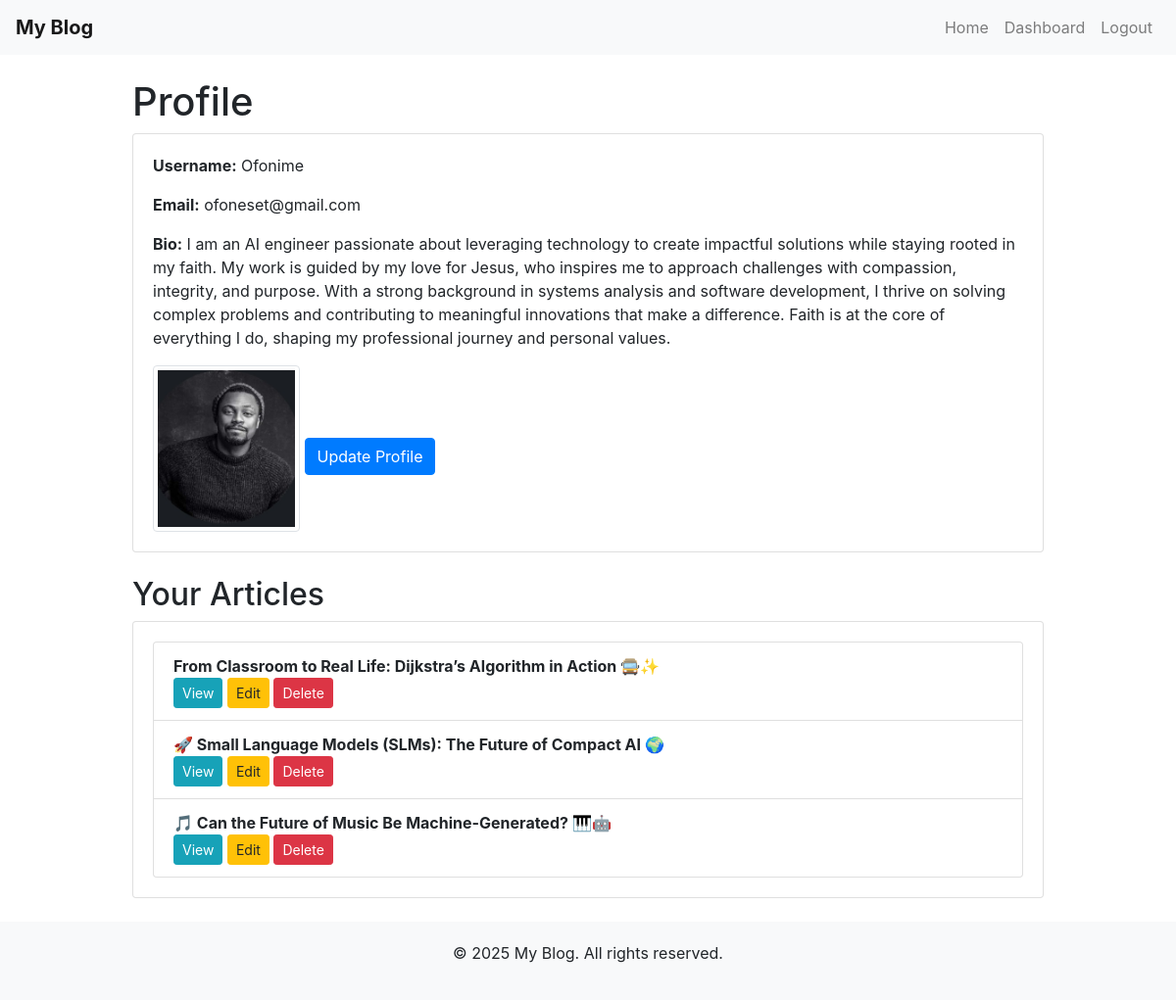
The app's page /profile (signed in) with its own data.
### app.py (models this page shows)
class User(db.Model):
    id = db.Column(db.Integer, primary_key=True)
    username = db.Column(db.String(150), unique=True, nullable=False)
    password = db.Column(db.String(200), nullable=False)
    email = db.Column(db.String(150), unique=True, nullable=False)
    bio = db.Column(db.Text, nullable=True)
    profile_picture = db.Column(db.String(200), nullable=True)
    role = db.Column(db.String(50), nullable=False, default='user')  # 'admin' or 'user'

class Article(db.Model):
    id = db.Column(db.Integer, primary_key=True)
    title = db.Column(db.String(150), nullable=False)
    content = db.Column(db.Text, nullable=False)
    date = db.Column(db.String(100), nullable=False)
    author_id = db.Column(db.Integer, db.ForeignKey('user.id'), nullable=False)
    comments = db.relationship('Comment', backref='article', lazy=True)
    image = db.Column(db.String(200), nullable=True)

### app.py (the view)
@app.route('/profile')
def profile():
    if not session.get('logged_in'):
        return redirect(url_for('login'))
    user = User.query.get(session['user_id'])
    articles = Article.query.filter_by(author_id=user.id).all()
    print(f"Profile Picture Path: {user.profile_picture}")
    return render_template('profile.html', user=user, articles=articles)

### app.py (called while the page is built)
@app.context_processor
def inject_now():
    return {'current_year': datetime.now().year}

### templates/profile.html (shortened to what this page needs)
{% extends "base.html" %}
{% block content %}
<h1>Profile</h1>
<div class="card mb-4">
    <div class="card-body">
        <p><strong>Username:</strong> {{ user.username }}</p>
        <p><strong>Email:</strong> {{ user.email }}</p>
        {% if user.bio %}
        <p><strong>Bio:</strong> {{ user.bio }}</p>
        {% endif %}
        {% if user.profile_picture %}
        <img src="{{ url_for('static', filename=user.profile_picture.split('static/', 1)[1]) }}" alt="Profile Picture" class="img-thumbnail" style="max-inline-size: 150px;">
        {% else %}
        <img src="{{ url_for('static', filename='default_profile_picture.png') }}" alt="Default Profile Picture" class="img-thumbnail" style="max-inline-size: 150px;">
        {% endif %}
        <a href="{{ url_for('update_profile') }}" class="btn btn-primary mt-3">Update Profile</a>
    </div>
</div>
<h2>Your Articles</h2>
<div class="card mb-4">
    <div class="card-body">
        <ul class="list-group">
            {% for article in articles %}
            <li class="list-group-item">
                <strong>{{ article.title }}</strong><br>
                <a href="{{ url_for('article', id=article.id) }}" class="btn btn-info btn-sm">View</a>
                <a href="{{ url_for('edit_article', id=article.id) }}" class="btn btn-warning btn-sm">Edit</a>
                <form action="{{ url_for('delete_article', id=article.id) }}" method="POST" style="display:inline;">
                    <button type="submit" class="btn btn-danger btn-sm">Delete</button>
                </form>
            </li>
            {% endfor %}
        </ul>
    </div>
</div>
{% endblock %}

### templates/base.html (shortened to what this page needs)
<!DOCTYPE html>
<html lang="en">
<head>
    <link rel="stylesheet" href="https://stackpath.bootstrapcdn.com/bootstrap/4.5.2/css/bootstrap.min.css">
</head>
<body>
    <nav class="navbar navbar-expand-lg navbar-light bg-light fixed-top">
        <a class="navbar-brand" href="{{ url_for('home') }}">My Blog</a>
        <div class="collapse navbar-collapse" id="navbarNav">
            <ul class="navbar-nav ml-auto">
                {% if request.endpoint != 'home' %}
                    <li class="nav-item">
                        <a class="nav-link" href="{{ url_for('home') }}">Home</a>
                    </li>
                {% endif %}
                {% if session.logged_in %}
                    {% if request.endpoint != 'dashboard' %}
                        <li class="nav-item">
                            <a class="nav-link" href="{{ url_for('dashboard') }}">Dashboard</a>
                        </li>
                    {% endif %}
                    <li class="nav-item">
                        <a class="nav-link" href="{{ url_for('logout') }}">Logout</a>
                    </li>
                {% endif %}
            </ul>
        </div>
    </nav>
    <div class="container mt-4">
        {% block content %}{% endblock %}
    </div>
    <footer>
        <div class="container">
            <p>&copy; {{ current_year }} My Blog. All rights reserved.</p>
        </div>
    </footer>
</body>
</html>

### templates/base.html (style rules this page uses)
body { padding-top: 56px; }
.navbar-brand { font-weight: bold; }
.container { max-width: 960px; }
.card { margin-bottom: 20px; }
footer { background-color: #f8f9fa; padding: 20px 0; text-align: center; margin-top: 20px; }

### records on screen
User: username "Ofonime", email "ofoneset@gmail.com", bio "I am an AI engineer passionate about leveraging technology to create impactful solutions while staying rooted in my faith. My work is guided by my love for Jesus, who inspires me to approach challenges with compassion, integrity, and purpose. With a strong background in systems analysis and software development, I thrive on solving complex problems and contributing to meaningful innovations that make a difference. Faith is at the core of everything I do, shaping my professional journey and personal values.", profile_picture (picture)
Article: title "From Classroom to Real Life: Dijkstra’s Algorithm in Action 🚍✨"
Article: title "🚀 Small Language Models (SLMs): The Future of Compact AI 🌍"
Article: title "🎵 Can the Future of Music Be Machine-Generated? 🎹🤖"
